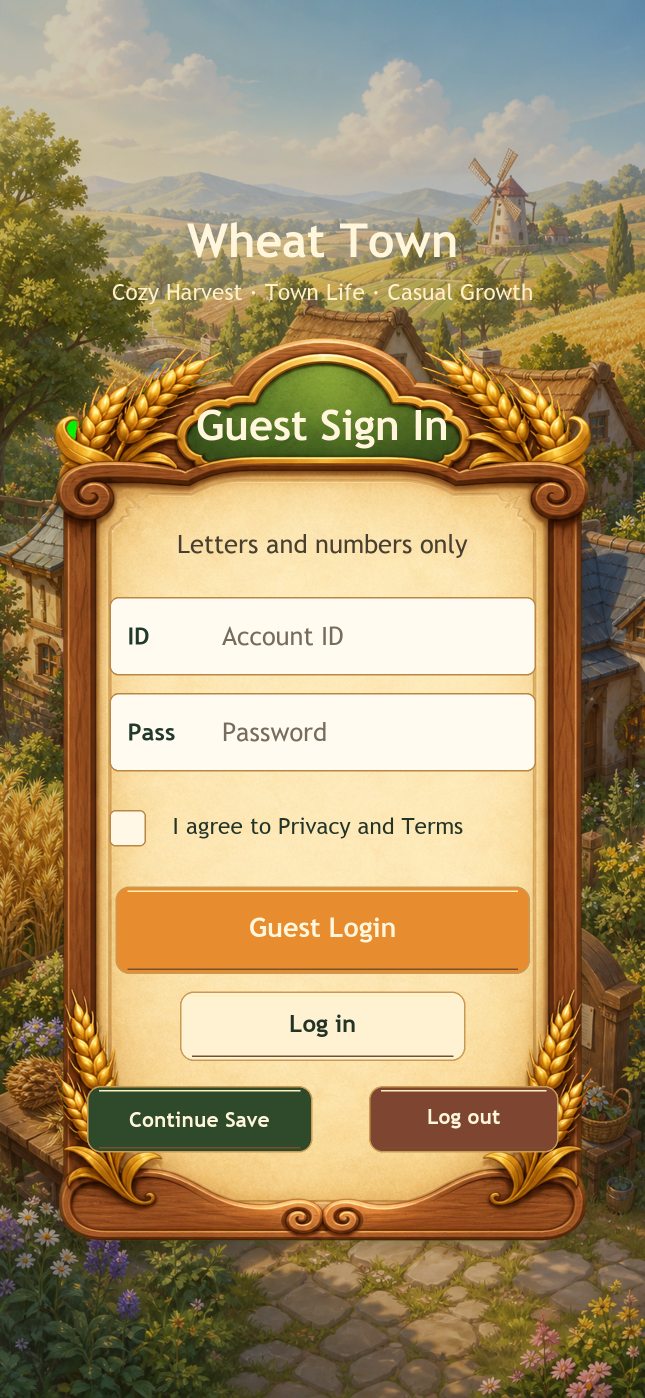
#> input picture CozyTownChronicleUnity/QA/ui-v13/01_login_1290x2796.png, 1290 x 2796 px, given in place of town-background-v3-portrait.png, which was not available (shown at 1/2 size)
$ python render_ui_v13_review.py
#> lines starting #> are read from the running program, lines starting #| are printed output that depends on the picture; pictures that were not available may be replaced by others from this repository, and a replacement may not be noted
#!/usr/bin/env python3
"""Render 1290x2796 visual QA boards using the same v13 art and runtime layout.

These images are deterministic layout proofs, not substitutes for Unity device captures.
All labels are drawn separately to enforce the project's no-baked-text rule.
"""

from __future__ import annotations

from pathlib import Path
from PIL import Image, ImageDraw, ImageFont, ImageFilter


ROOT = Path(__file__).resolve().parents[1]
ART = ROOT / "Assets" / "WheatTown" / "Art" / "Images"
UI = ROOT / "Assets" / "Resources" / "WheatTown" / "generated-ui-v13"
OUT = ROOT / "QA" / "ui-v13"
SCALE = 3
W, H = 430 * SCALE, 932 * SCALE

FOREST = "#213A2B"
DARK = "#233426"
BODY = "#493F30"
IVORY = "#FFF6DB"
PAPER = "#FFF8E8"
GOLD = "#B88743"
ORANGE = "#E88D2F"
MUTED = "#8A857A"

REGULAR = "/System/Library/Fonts/Supplemental/Trebuchet MS.ttf"
BOLD = "/System/Library/Fonts/Supplemental/Trebuchet MS Bold.ttf"


def font(size: int, bold: bool = False) -> ImageFont.FreeTypeFont:
    return ImageFont.truetype(BOLD if bold else REGULAR, size * SCALE)


def reference_xy(x: float, y: float) -> tuple[int, int]:
    """Unity reference-space center -> target image center."""
    return round((x + 215) * SCALE), round((466 - y) * SCALE)


def rect_from_center(x: float, y: float, w: float, h: float) -> tuple[int, int, int, int]:
    cx, cy = reference_xy(x, y)
    sw, sh = round(w * SCALE), round(h * SCALE)
    return cx - sw // 2, cy - sh // 2, cx + sw // 2, cy + sh // 2


def cover(path: Path) -> Image.Image:
    src = Image.open(path).convert("RGB")
#> src is the input picture: PIL image 1290x2796 RGB; mean R, G, B 166.3, 143.7, 102.5
    ratio = max(W / src.width, H / src.height)
#> ratio = 1
    resized = src.resize((round(src.width * ratio), round(src.height * ratio)), Image.Resampling.LANCZOS)
    x = (resized.width - W) // 2
#> x = 0
    y = (resized.height - H) // 2
#> y = 0
    return resized.crop((x, y, x + W, y + H)).convert("RGBA")


def text_center(draw: ImageDraw.ImageDraw, box: tuple[int, int, int, int], value: str,
                size: int, fill: str, bold: bool = False) -> None:
    f = font(size, bold)
    left, top, right, bottom = draw.textbbox((0, 0), value, font=f)
    x = box[0] + ((box[2] - box[0]) - (right - left)) / 2
    y = box[1] + ((box[3] - box[1]) - (bottom - top)) / 2 - top
    draw.text((round(x), round(y)), value, font=f, fill=fill)


def text_left(draw: ImageDraw.ImageDraw, box: tuple[int, int, int, int], value: str,
              size: int, fill: str, bold: bool = False, pad: int = 0) -> None:
    f = font(size, bold)
    _, top, _, bottom = draw.textbbox((0, 0), value, font=f)
    y = box[1] + ((box[3] - box[1]) - (bottom - top)) / 2 - top
    draw.text((box[0] + pad * SCALE, round(y)), value, font=f, fill=fill)


def paste_art(canvas: Image.Image, path: Path, box: tuple[int, int, int, int], shadow: bool = True) -> None:
#> called with box = (87, 660, 1203, 2496), shadow = True
    art = Image.open(path).convert("RGBA").resize((box[2] - box[0], box[3] - box[1]), Image.Resampling.LANCZOS)
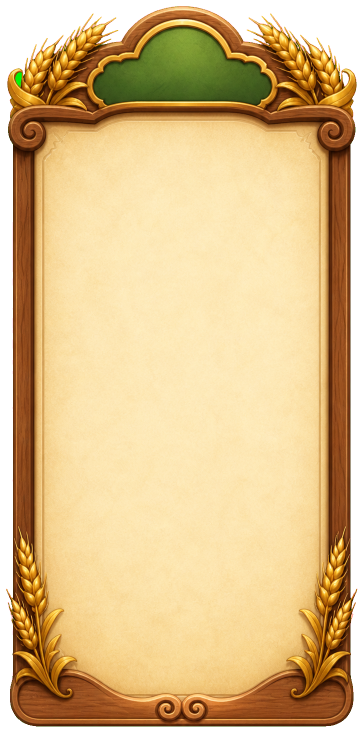
#> input picture CozyTownChronicleUnity/Assets/Resources/WheatTown/generated-ui-v13/login_frame.png, 727 x 1465 px (shown at 1/2 size)
    if shadow:
        alpha = art.getchannel("A")
        shadow_layer = Image.new("RGBA", art.size, (53, 42, 26, 0))
        shadow_layer.putalpha(alpha.filter(ImageFilter.GaussianBlur(4 * SCALE)).point(lambda p: round(p * .24)))
        canvas.alpha_composite(shadow_layer, (box[0] + 4 * SCALE, box[1] + 6 * SCALE))
    canvas.alpha_composite(art, (box[0], box[1]))


def rounded(draw: ImageDraw.ImageDraw, box: tuple[int, int, int, int], fill: str,
            outline: str = GOLD, width: int = 1, radius: int = 8) -> None:
    draw.rounded_rectangle(box, radius=radius * SCALE, fill=fill, outline=outline, width=width * SCALE)


def button(draw: ImageDraw.ImageDraw, x: float, y: float, w: float, h: float, label: str,
           fill: str, text_fill: str = IVORY, size: int = 16) -> None:
    box = rect_from_center(x, y, w, h)
    rounded(draw, box, fill, "#C89A53", 1, 9)
    # Narrow top highlight and bottom contact shade keep it dimensional without a pasted black plate.
    draw.line((box[0] + 8 * SCALE, box[1] + 3 * SCALE, box[2] - 8 * SCALE, box[1] + 3 * SCALE),
              fill="#FFF0B8", width=SCALE)
    draw.line((box[0] + 8 * SCALE, box[3] - 3 * SCALE, box[2] - 8 * SCALE, box[3] - 3 * SCALE),
              fill="#74502F", width=SCALE)
    text_center(draw, box, label, size, text_fill, True)


def input_box(draw: ImageDraw.ImageDraw, y: float, label: str, placeholder: str) -> None:
    box = rect_from_center(0, y, 284, 52)
    rounded(draw, box, "#FFFBF0", "#B88743", 1, 6)
    label_box = (box[0] + 12 * SCALE, box[1], box[0] + 68 * SCALE, box[3])
    value_box = (box[0] + 75 * SCALE, box[1], box[2] - 12 * SCALE, box[3])
    text_left(draw, label_box, label, 16, FOREST, True)
    text_left(draw, value_box, placeholder, 17, "#756C5D")


def login_review() -> Image.Image:
    canvas = cover(ART / "town-background-v3-portrait.png")
    wash = Image.new("RGBA", canvas.size, (44, 30, 18, 58))
    canvas.alpha_composite(wash)
    draw = ImageDraw.Draw(canvas)
    text_center(draw, rect_from_center(0, 306, 330, 44), "Wheat Town", 31, IVORY, True)
    text_center(draw, rect_from_center(0, 270, 360, 28), "Cozy Harvest · Town Life · Casual Growth", 15, "#FFF0CA")
    frame = rect_from_center(0, -60, 372, 612)
    paste_art(canvas, UI / "login_frame.png", frame)
    draw = ImageDraw.Draw(canvas)
    text_center(draw, rect_from_center(0, 180, 290, 42), "Guest Sign In", 28, IVORY, True)
    text_center(draw, rect_from_center(0, 102, 300, 28), "Letters and numbers only", 17, BODY)
    # Child positions include the LoginCard's -60 reference-space offset.
    input_box(draw, 42, "ID", "Account ID")
    input_box(draw, -22, "Pass", "Password")
    # Keep the complete agreement row within the parchment's inner safe area.
    checkbox = rect_from_center(-130, -86, 24, 24)
    rounded(draw, checkbox, "#FFF8E7", GOLD, 1, 4)
    text_left(draw, rect_from_center(25, -86, 250, 28), "I agree to Privacy and Terms", 15, DARK)
    button(draw, 0, -154, 276, 58, "Guest Login", ORANGE, IVORY, 18)
    button(draw, 0, -218, 190, 46, "Log in", "#FFF2D2", DARK, 16)
    button(draw, -82, -280, 150, 44, "Continue Save", "#2E4A2B", IVORY, 14)
    button(draw, 94, -280, 126, 44, "Log out", "#7E4630", IVORY, 14)
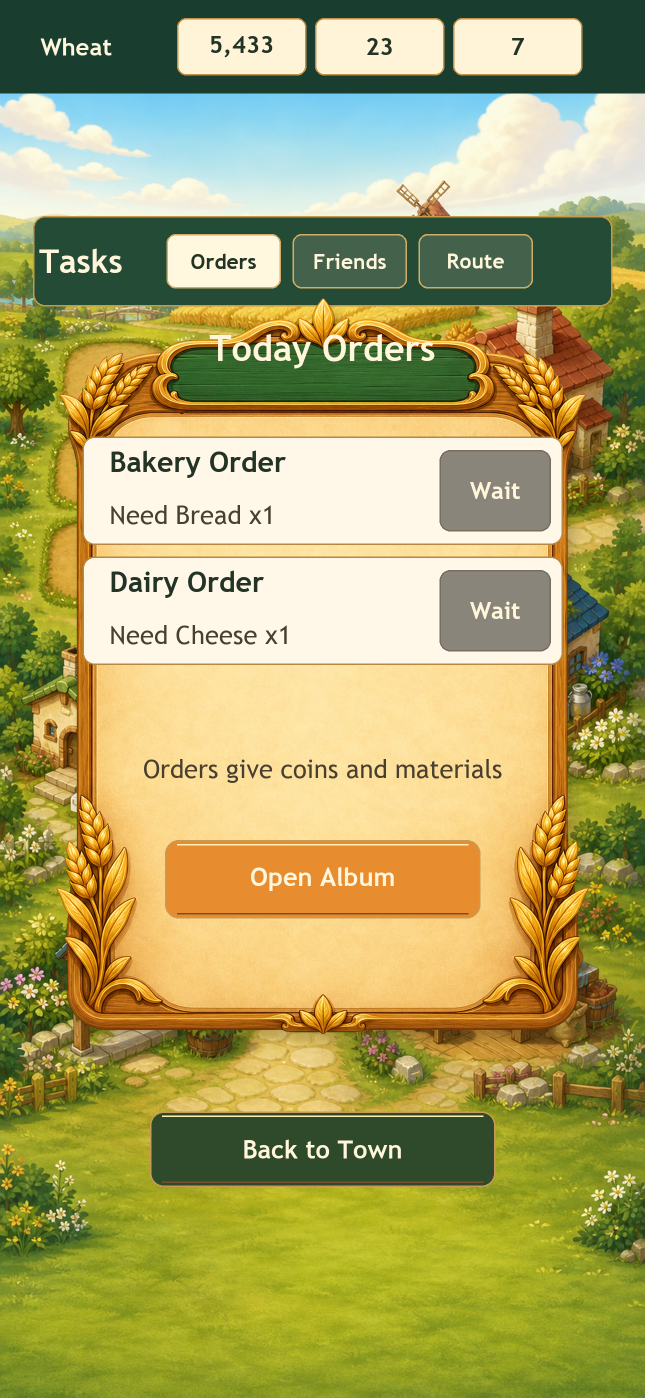
#> input picture CozyTownChronicleUnity/QA/ui-v13/02_tasks_1290x2796.png, 1290 x 2796 px, given in place of town-main-clean-v7.png, which was not available (shown at 1/2 size)
#> in cover, src is the input picture: PIL image 1290x2796 RGB; mean R, G, B 169.5, 163, 97.1
    return canvas


def hud(draw: ImageDraw.ImageDraw) -> None:
    top = rect_from_center(0, 435, 430, 62)
    draw.rectangle(top, fill="#193E2FEF")
    text_left(draw, rect_from_center(-142, 435, 92, 30), "Wheat", 16, IVORY, True)
    for x, label in [(-54, "5,433"), (38, "23"), (130, "7")]:
        box = rect_from_center(x, 435, 86, 38)
        rounded(draw, box, "#FFF4D8", "#C49349", 1, 6)
        text_center(draw, box, label, 16, DARK, True)


def task_review() -> Image.Image:
    canvas = cover(ART / "town-v7" / "town-main-clean-v7.png")
    draw = ImageDraw.Draw(canvas)
    hud(draw)
    header = rect_from_center(0, 292, 386, 60)
    rounded(draw, header, "#244B35", "#C7984A", 1, 8)
    text_left(draw, rect_from_center(-148, 292, 82, 34), "Tasks", 22, IVORY, True)
    for x, label, active in [(-66, "Orders", True), (18, "Friends", False), (102, "Route", False)]:
        box = rect_from_center(x, 292, 76, 36)
        rounded(draw, box, "#FFF8DE" if active else "#44624B", "#D2AC67", 1, 6)
        text_center(draw, box, label, 14, DARK if active else IVORY, True)
    panel = rect_from_center(0, 22, 366, 500)
    paste_art(canvas, UI / "task_panel.png", panel)
#> call 2 of paste_art, with box = (96, 582, 1194, 2082), shadow = True
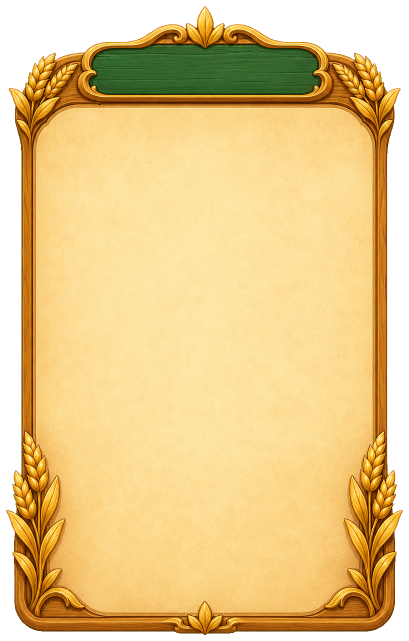
#> input picture CozyTownChronicleUnity/Assets/Resources/WheatTown/generated-ui-v13/task_panel.png, 818 x 1282 px (shown at 1/2 size)
    draw = ImageDraw.Draw(canvas)
    text_center(draw, rect_from_center(0, 232, 250, 38), "Today Orders", 24, IVORY, True)
    for y, title, desc, ready in [(139, "Bakery Order", "Need Bread x1", False), (59, "Dairy Order", "Need Cheese x1", False)]:
        row = rect_from_center(0, y, 320, 72)
        rounded(draw, row, "#FFF8E8E8", "#B88743", 1, 8)
        text_left(draw, (row[0] + 18 * SCALE, row[1], row[2] - 88 * SCALE, row[1] + 37 * SCALE), title, 19, DARK, True)
        text_left(draw, (row[0] + 18 * SCALE, row[1] + 32 * SCALE, row[2] - 88 * SCALE, row[3]), desc, 17, BODY)
        bx = (row[2] - 82 * SCALE, row[1] + 9 * SCALE, row[2] - 8 * SCALE, row[3] - 9 * SCALE)
        rounded(draw, bx, MUTED if not ready else ORANGE, "#766D5F", 1, 7)
        text_center(draw, bx, "Wait" if not ready else "Send", 16, IVORY, True)
    text_center(draw, rect_from_center(0, -48, 304, 30), "Orders give coins and materials", 17, BODY)
    button(draw, 0, -120, 210, 52, "Open Album", ORANGE, IVORY, 17)
    button(draw, 0, -300, 230, 50, "Back to Town", "#2E4A2B", IVORY, 17)
    return canvas


def seed_review() -> Image.Image:
    canvas = cover(ART / "town-v7" / "town-main-clean-v7.png")
    canvas.alpha_composite(Image.new("RGBA", canvas.size, (18, 32, 24, 102)))
    draw = ImageDraw.Draw(canvas)
    hud(draw)
    frame = rect_from_center(0, -262, 402, 238)
    paste_art(canvas, UI / "seed_sheet.png", frame)
#> call 3 of paste_art, with box = (42, 1827, 1248, 2541), shadow = True
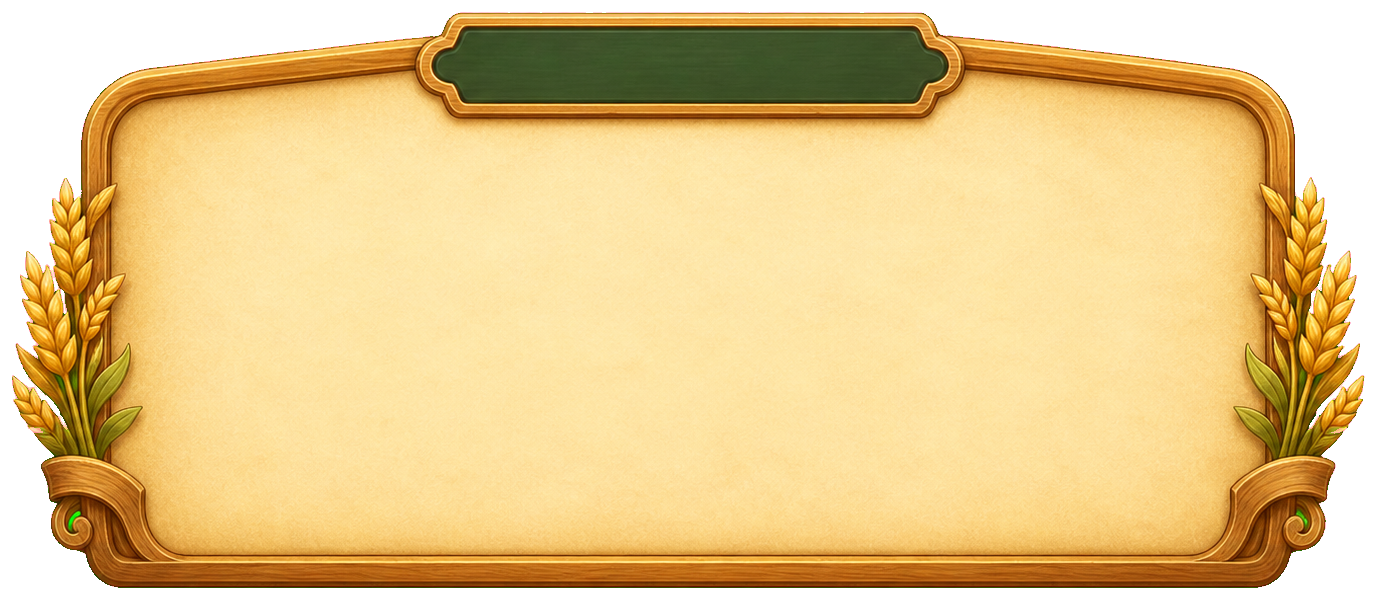
#> input picture CozyTownChronicleUnity/Assets/Resources/WheatTown/generated-ui-v13/seed_sheet.png, 1377 x 600 px
#> in paste_art (call 3), `canvas.alpha_composite(art, (box[0], box[1]))`:
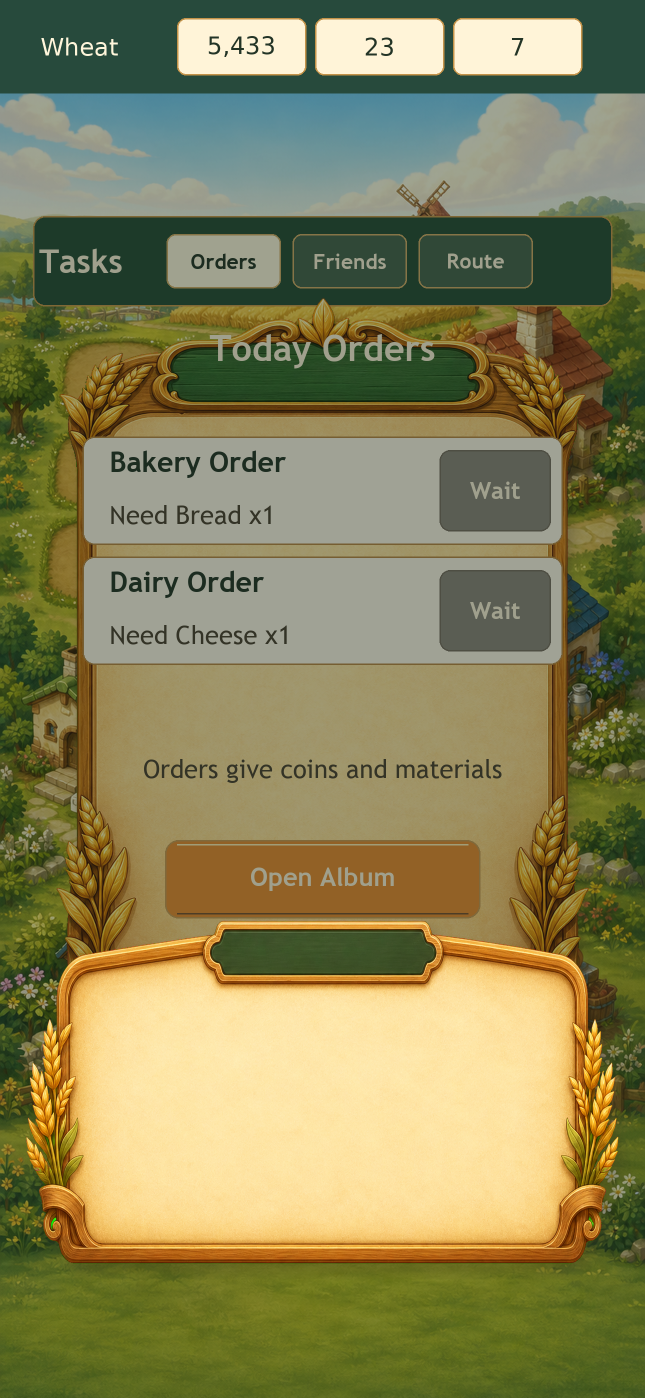
#> canvas: PIL image 1290x2796 RGBA (shown at 1/2 size); mean R, G, B, A 135.6, 131, 85.2, 254.3; transparent parts drawn white
    draw = ImageDraw.Draw(canvas)
    text_center(draw, rect_from_center(0, -176, 230, 34), "Choose Seed", 23, IVORY, True)
    text_center(draw, rect_from_center(0, -207, 200, 24), "Plot 1", 15, "#6F522A", True)
    for x, name, meta, selected in [(-88, "Wheat", "12s · Free", True), (88, "Apple", "Unlock later", False)]:
        card = rect_from_center(x, -265, 154, 92)
        rounded(draw, card, "#FFF8E8F0", "#B88743", 1, 10)
        text_left(draw, (card[0] + 15 * SCALE, card[1] + 5 * SCALE, card[2] - 5 * SCALE, card[1] + 44 * SCALE), name, 18, DARK if selected else "#56564E", True)
        text_left(draw, (card[0] + 15 * SCALE, card[1] + 40 * SCALE, card[2] - 5 * SCALE, card[3] - 5 * SCALE), meta, 15, "#6F522A" if selected else "#756F61")
    button(draw, 0, -349, 220, 46, "Plant Wheat", ORANGE, IVORY, 17)
    button(draw, 174, -175, 38, 38, "X", "#7E4630", IVORY, 16)
    return canvas


def main() -> None:
    OUT.mkdir(parents=True, exist_ok=True)
    renders = {
        "01_login_1290x2796.png": login_review(),
        "02_tasks_1290x2796.png": task_review(),
        "03_seed_sheet_1290x2796.png": seed_review(),
    }
    for name, image in renders.items():
        path = OUT / name
        image.convert("RGB").save(path, quality=95)
        print(path)
#> this loop made 3 passes
#> name on passes 1 to 3: '01_login_1290x2796.png', '02_tasks_1290x2796.png', '03_seed_sheet_1290x2796.png'
#| CozyTownChronicleUnity/QA/ui-v13/01_login_1290x2796.png
#| CozyTownChronicleUnity/QA/ui-v13/02_tasks_1290x2796.png
#| CozyTownChronicleUnity/QA/ui-v13/03_seed_sheet_1290x2796.png
#> pass 2, in main, `image.convert("RGB").save(path, quality=95)`:
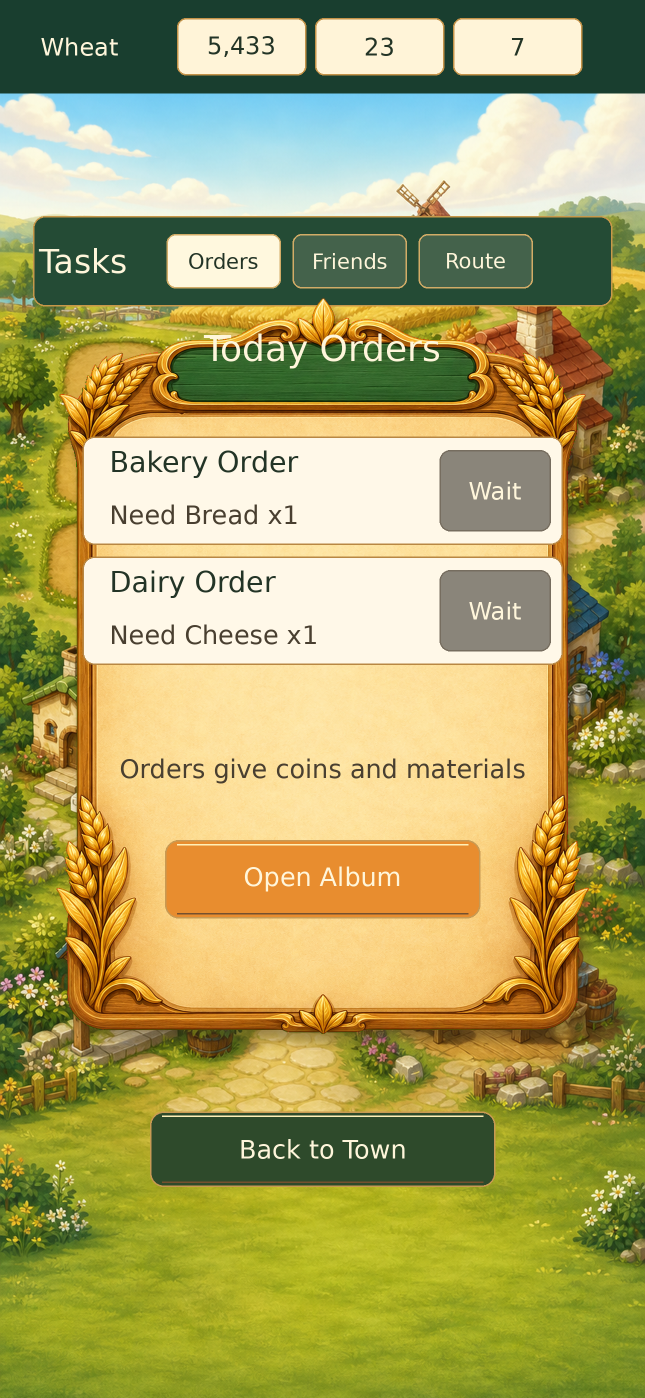
#> saved as 02_tasks_1290x2796.png: PIL image 1290x2796 RGB (shown at 1/2 size); mean R, G, B 169.2, 162.7, 96.9


if __name__ == "__main__":
    main()
